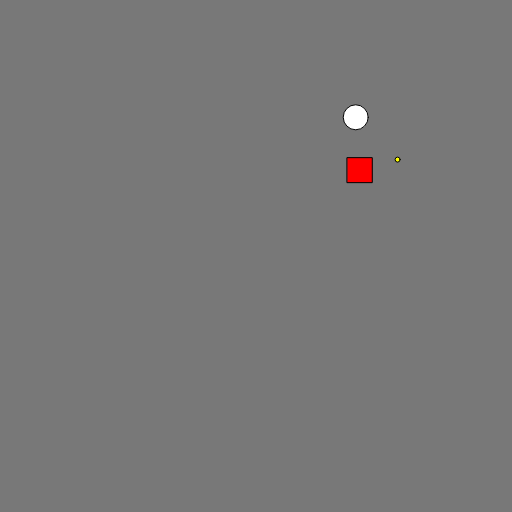
Frame 1 (no input)
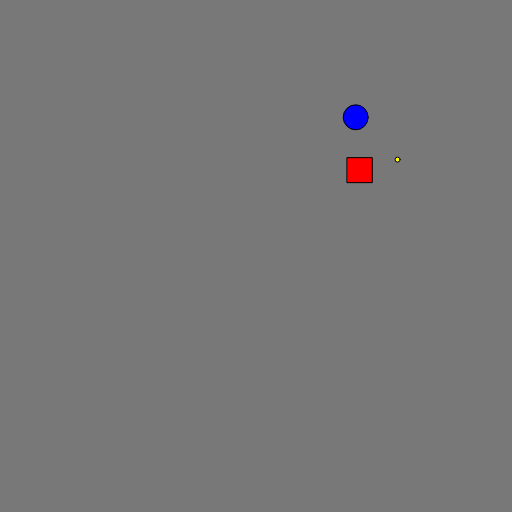
Frame 60 (no input)
Frame 120 (the mouse pressed at the canvas centre since frame 60): identical to frame 60, image omitted

The p5.js sketch that drew these frames (run headless with seeded random() and noise() and a simulated clock; from frame 60 on, the mouse is pressed at the canvas centre):

// p5.js sketch
// ── sketch.js
let x = 100;
let y = 100;

function setup() {
  createCanvas(512, 512);
  x = random(20, 490)
  y = random(20, 490)
  x1 = random(20, 490)
  y1 = random(20, 490)
  x2 = random(20, 490)
  y2 = random(20, 490)
}

function draw() {
  background(120);
  ellipse(x, y, 25, 25);
  fill(255, 0, 0);
  if (x > 512) {
    x = 0
  }
  if (x < 0) {
    x = 512
  }
  if (y > 512) {
    y = 0
  }
  if (y < 0) {
    y = 512
  }
  if (keyIsDown(LEFT_ARROW)) {
    x -= 5;
  }

  if (keyIsDown(RIGHT_ARROW)) {
    x += 5;
  }

  if (keyIsDown(UP_ARROW)) {
    y -= 5;
  }

  if (keyIsDown(DOWN_ARROW)) {
    y += 5;
  } 

  if (keyIsDown('65')) {
    x1 -= 5;
  }

  if (keyIsDown('68')) {
    x1 += 5;
  }

  if (keyIsDown('87')) {
    y1 -= 5;
  }

  if (keyIsDown('83')) {
    y1 += 5;
  } 
  rect(x1-25, y1-25, 25, 25)
  fill(255, 255, 0);
  if (x1 > 512) {
    x1 = 0
  }
  if (x1 < 0) {
    x1 = 512
  }
  if (y1 > 512) {
    y1 = 0
  }
  if (y1 < 0) {
    y1 = 512
  }

  ellipse(x2, y2, 5, 5);
  fill(0, 0, 255)
  
  distance1 = ((x-x2)**2+(y-y2)**2)**0.5;
  distance2 = ((x1-x2)**2+(y1-y2)**2)**0.5;
  //collision check
  if(distance1<25){
  x2 = random(20,490)
  y2 = random(20,490)
  fill(200, 200, 30)
  circle(x2, y2, 7)
  }
  if(distance2<25){
    x2 = random(20,490)
    y2 = random(20,490)
    fill(200, 200, 30)
    circle(x2, y2, 7)
  }

}
